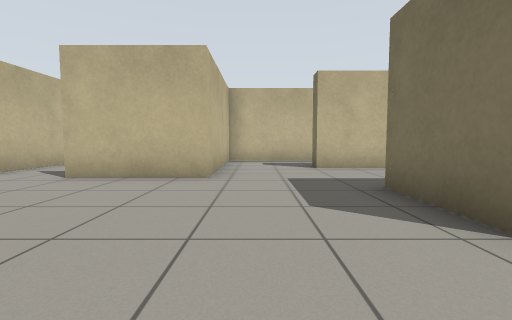
View 1 (above)

16 first-person views from a walk through a Gazebo world. The camera is 0.72 m above the floor, tilts 4° down and sees 85° across. The floor is counted in squares, 1 m on a side. Each view is taken from the middle of a square. On the plan, view 1 faces up. The plan holds only what a view shows up to about 10 squares ahead; the rest is blank.

View 2
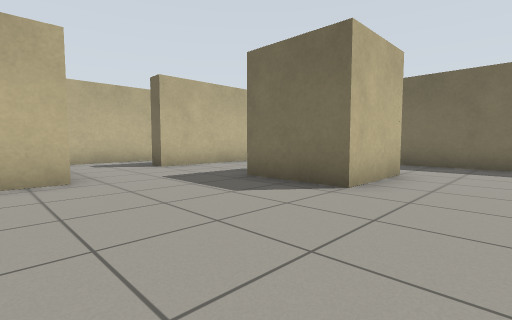

View 3
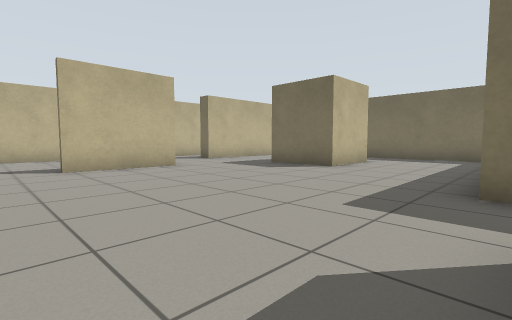

View 4
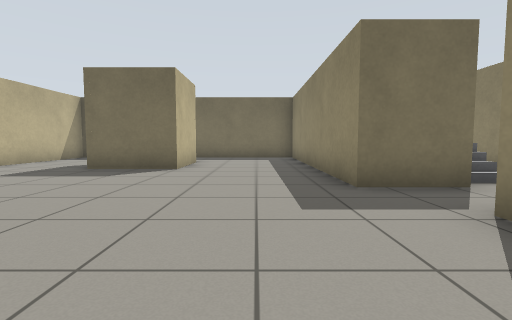

View 5
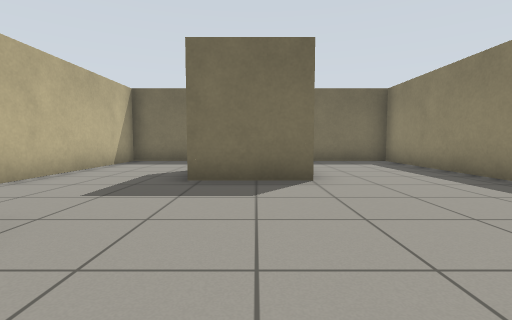

View 6
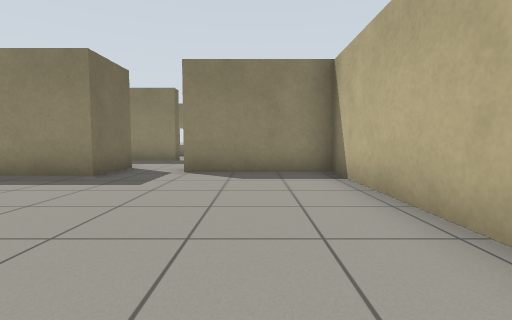

View 7
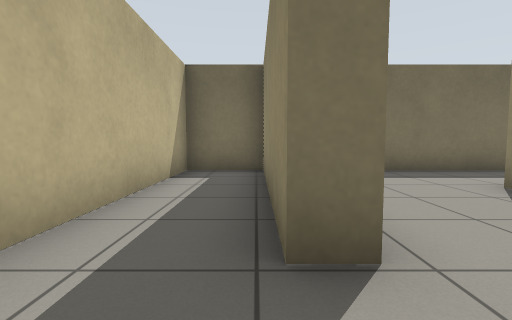

View 8
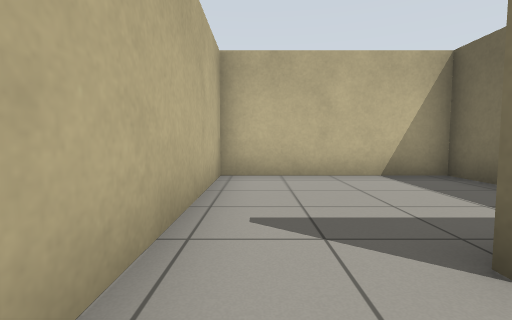

View 9
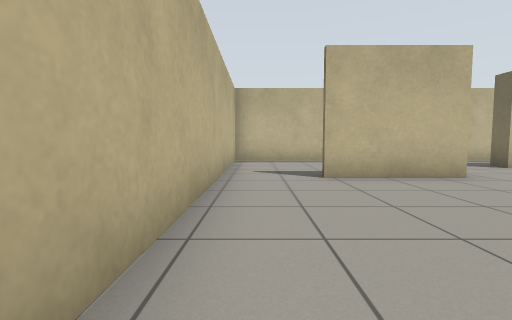

View 10
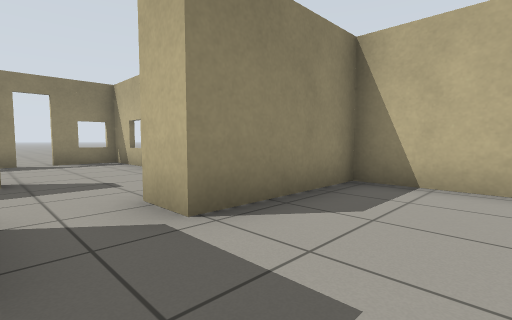

View 11
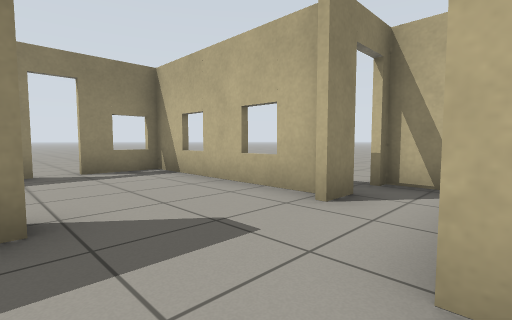

View 12
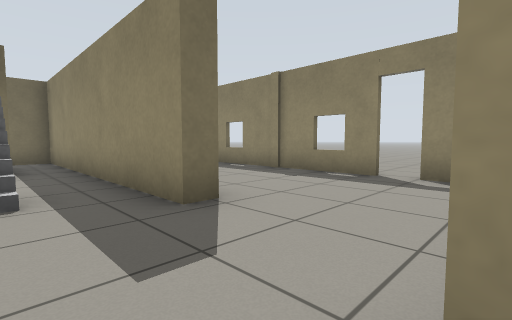

View 13
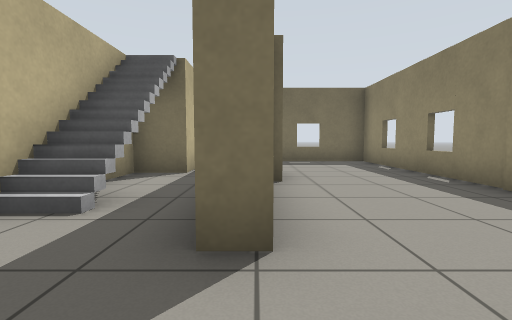

View 14
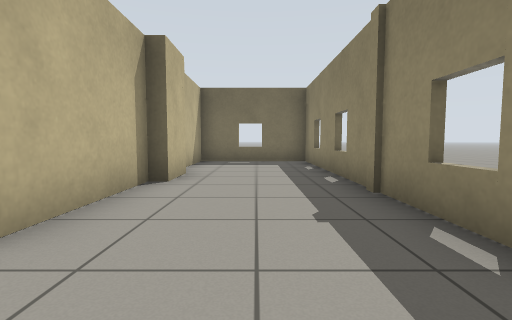

View 15
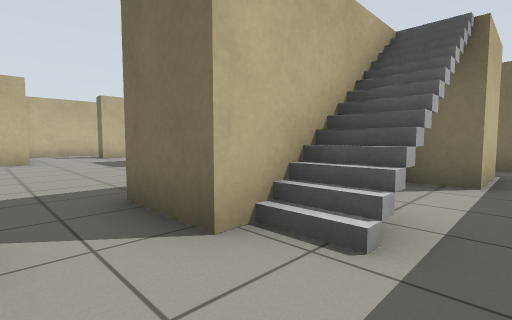

View 16
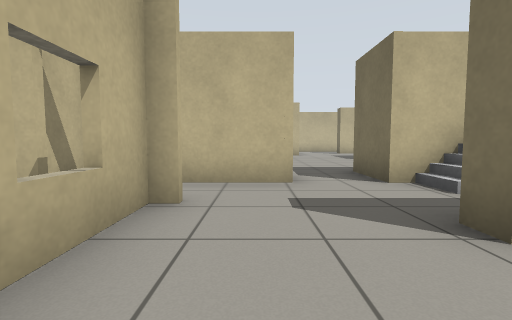

### Floor plan
Points are (right, up) in squares from view 1. A wall is a line through its corners. A room is listed if a view was taken in it or the views show most of it. See-through windows are left out.
Room 1 (views 1, 2, 3, 4, 5, 6, 8, 9, 10, 11)
walls: (4.3, 2) (2, 2) (2, 4.2); (-0.7, -3.3) (-0.7, -1.6) (6.7, -1.5) (6.7, 7.3) (1.6, 7.3); (-0.9, 7.6) (-0.9, 5.4) (-3.8, 5.4); (-5.7, 5.4) (-5.7, -2.3) (-2.4, -2.3) (-2.4, -3.3)
ways out: opening at (0.5, 8) to room 2; opening at (-1.5, -3) to room 3; opening at (-4.5, 6) to room 5
Room 2 (view 7)
walls: (1.6, 7.3) (1.6, 7.8) (6.1, 7.8); (-0.9, 9.5) (-0.9, 7.6); (6.7, 7.7) (6.7, 9.7) (-1, 9.7)
ways out: opening at (0.5, 8) to room 1
Room 3 (views 12, 13, 15)
walls: (-1.2, -6.1) (-1.2, -5.6) (6.7, -5.6) (6.7, -4.3); (-2.4, -3.3) (-4.4, -3.3); (-4.2, -4.9) (-4.2, -6.6); (-4.6, -4.7) (-3.9, -4.7); (5.2, -4.5) (3.2, -4.5) (3.2, -3.3) (-0.7, -3.3); (-5.7, -3.5) (-5.7, -4.7)
ways out: opening at (-1.5, -3) to room 1; opening at (-2.5, -6) to room 4; open door at (-5, -5)
objects: stairs (1, -4)
Room 4 (views 14, 16)
walls: (2, -6.1) (-1.2, -6.1); (3.1, -6.5) (2, -6.5); (-1.8, -9.7) (6.7, -9.7) (6.7, -6.1) (4.5, -6.1); (-4.2, -6.6) (-4.2, -9.7) (-2.5, -9.7)
ways out: opening at (-2.5, -6) to room 3; open door at (-2, -10)
Room 5 (no view inside)
walls: (-1.2, 8.5) (-1.2, 9.7); (-1, 9.7) (-5.7, 9.7) (-5.7, 5.4)
ways out: opening at (-4.5, 6) to room 1

Positions as (right, up) in squares from view 1, and headings:
1: (0, 0), facing up
2: (-2, 0), facing up-right
3: (-5, -2), facing up-right
4: (-5, 0), facing right
5: (-3, 3), facing right
6: (-4, 4), facing down
7: (0, 8), facing right
8: (-5, 4), facing up
9: (-5, 0), facing up
10: (-1, 0), facing down-left
11: (-1, -3), facing down-left
12: (-4, -4), facing down-right
13: (-3, -6), facing right
14: (-3, -8), facing right
15: (-2, -5), facing up-right
16: (-3, -8), facing up
